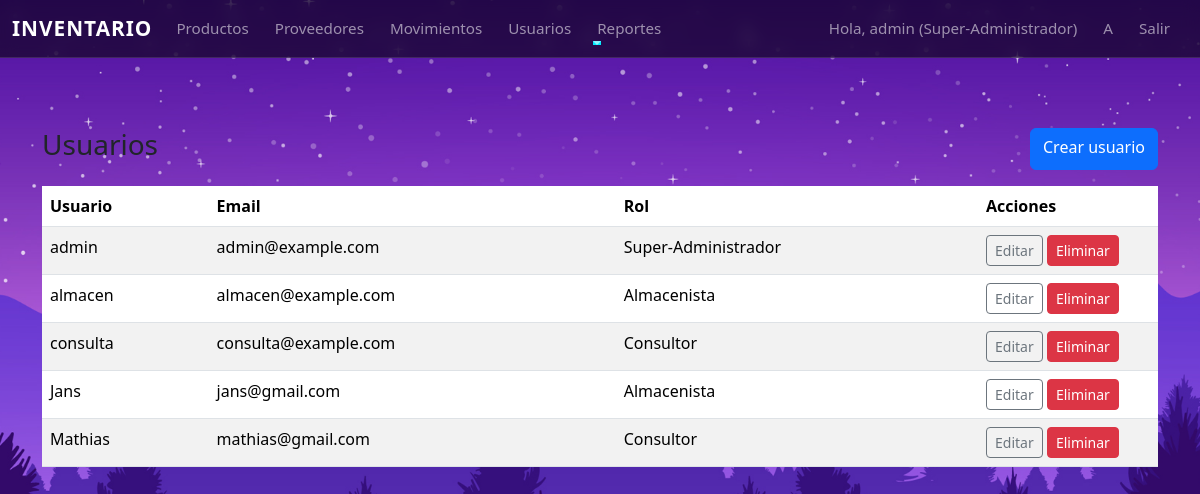
The app's page /users (signed in), older data.
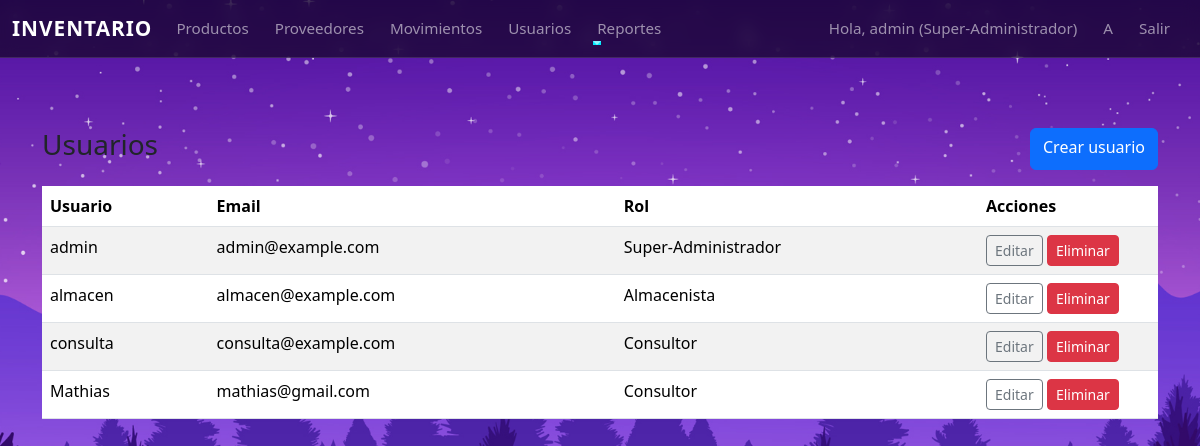
The same page, newer data.
### app/models.py (models this page shows, shortened)
class User(UserMixin, db.Model):
    __tablename__ = 'usuarios'
    id = db.Column(db.Integer, primary_key=True)
    username = db.Column(db.String(80), unique=True, nullable=False)
    email = db.Column(db.String(120), unique=True, nullable=False)
    password_hash = db.Column(db.String(128), nullable=False)
    role_id = db.Column(db.Integer, db.ForeignKey('roles.id'), nullable=False)

class Role(db.Model):
    __tablename__ = 'roles'
    id = db.Column(db.Integer, primary_key=True)
    name = db.Column(db.String(64), unique=True, nullable=False)  # e.g. Super-Administrador, Almacenista, Consultor
    description = db.Column(db.String(200))
    users = db.relationship('User', backref='role', lazy=True)

### app/routes.py (the view)
@bp.route('/users')
@login_required
@roles_required('Super-Administrador')
def users_list():
    users = User.query.all()
    return render_template('users_list.html', users=users)

### app/models.py (called while the page is built)
@login_manager.user_loader
def load_user(user_id):
    return User.query.get(int(user_id))

### app/utils.py (called while the page is built)
def roles_required(*roles):
    def decorator(f):
        @wraps(f)
        def decorated_function(*args, **kwargs):
            if not current_user.is_authenticated:
                abort(403)
            if current_user.role is None:
                abort(403)
            if current_user.role.name not in roles:
                abort(403)
            return f(*args, **kwargs)
        return decorated_function
    return decorator

### app/templates/users_list.html (shortened to what this page needs)
{% extends "base.html" %}
{% block content %}
<div class="d-flex justify-content-between mb-3">
  <h3>Usuarios</h3>
  {% if current_user.role.name == 'Super-Administrador' %}
    <a class="btn btn-primary" href="{{ url_for('main.register') }}">
      Crear usuario
    </a>
  {% endif %}
</div>
<table class="table table-striped">
  <thead>
    <tr>
      <th>Usuario</th>
      <th>Email</th>
      <th>Rol</th>
      <th style="width: 180px;">Acciones</th>
    </tr>
  </thead>
  <tbody>
    {% for u in users %}
    <tr>
      <td>{{ u.username }}</td>
      <td>{{ u.email }}</td>
      <td>{{ u.role.name if u.role else '-' }}</td>
      <td>
        {% if current_user.role.name == 'Super-Administrador' %}
          <a
            class="btn btn-sm btn-outline-secondary"
            href="{{ url_for('main.user_edit', id=u.id) }}">
            Editar
          </a>
          <form
            method="post"
            action="{{ url_for('main.user_delete', id=u.id) }}"
            style="display:inline;"
            onsubmit="return confirm('¿Seguro que deseas eliminar este usuario?');">
            <button class="btn btn-sm btn-danger">
              Eliminar
            </button>
          </form>
        {% else %}
          <span class="text-muted small">Sin permisos</span>
        {% endif %}
      </td>
    </tr>
    {% endfor %}
  </tbody>
</table>
{% endblock %}

### app/templates/base.html (shortened to what this page needs)
<!doctype html>
<html lang="es">
<head>
  <link href="https://cdn.jsdelivr.net/npm/bootstrap@5.3.2/dist/css/bootstrap.min.css" rel="stylesheet">
  <link rel="stylesheet" href="{{ url_for('static', filename='styles.css') }}">
</head>
<body>
<nav class="navbar navbar-expand-lg navbar-dark bg-dark mb-3">
  <div class="container-fluid">
    <a class="navbar-brand" href="{{ url_for('main.dashboard') }}">Inventario</a>
    <div class="collapse navbar-collapse" id="nav">
      <ul class="navbar-nav me-auto">
        {% if current_user.is_authenticated %}
        <li class="nav-item"><a class="nav-link" href="{{ url_for('main.productos_list') }}">Productos</a></li>
        <li class="nav-item"><a class="nav-link" href="{{ url_for('main.proveedores_list') }}">Proveedores</a></li>
        <li class="nav-item"><a class="nav-link" href="{{ url_for('main.movimientos_list') }}">Movimientos</a></li>
        {% if current_user.is_authenticated and current_user.role.name == 'Super-Administrador' %}
        <li class="nav-item">
        <a class="nav-link" href="{{ url_for('main.users_list') }}">Usuarios</a>
        </li>
        {% endif %}
        <li class="nav-item dropdown">
          <a class="nav-link dropdown-toggle" href="#" data-bs-toggle="dropdown">Reportes</a>
        </li>
        {% endif %}
      </ul>
      <ul class="navbar-nav">
        {% if current_user.is_authenticated %}
          <li class="nav-item"><span class="nav-link">Hola, {{ current_user.username }} ({{ current_user.role.name }})</span></li>
          {% if current_user.role.name == 'Super-Administrador' %}
            <li class="nav-item"><a class="nav-link" href="{{ url_for('main.register') }}">A</a></li>
          {% endif %}
          <li class="nav-item"><a class="nav-link" href="{{ url_for('main.logout') }}">Salir</a></li>
        {% else %}
          <li class="nav-item"><a class="nav-link" href="{{ url_for('main.login') }}">Iniciar sesión</a></li>
        {% endif %}
      </ul>
    </div>
  </div>
</nav>
<div class="container">
  {% block content %}{% endblock %}
</div>
</body>
</html>

Row changes from the older to the newer data that the page shows:
removed User: username "Jans", email "jans@gmail.com", role "Almacenista"
